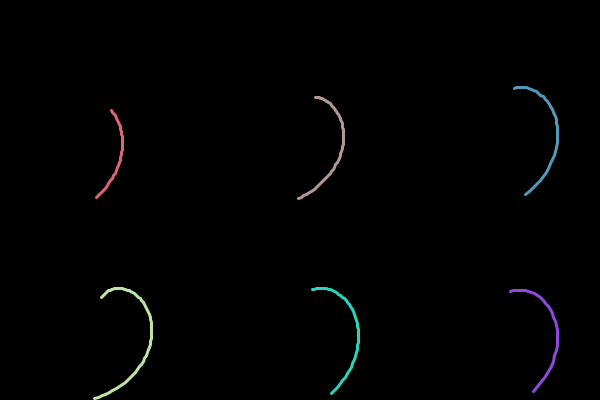
Frame 1 (no input)
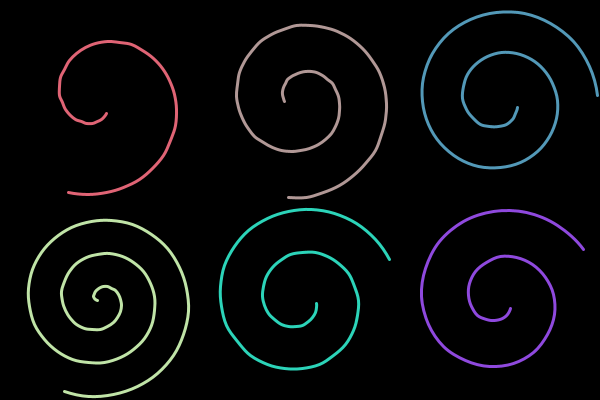
Frame 60 (the mouse pressed at the canvas centre just before this capture)
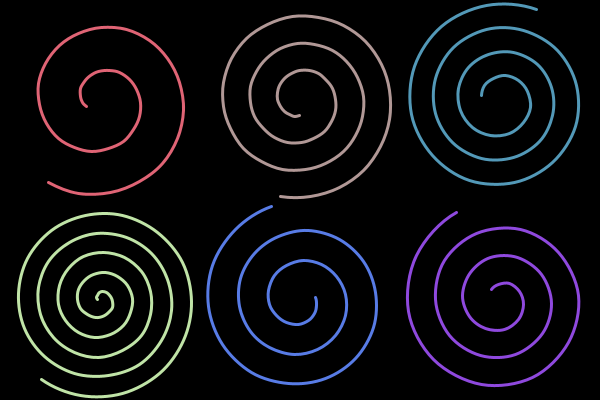
Frame 120 (the mouse held since frame 60 and released just before this capture)

The Processing sketch that drew these frames (run headless with seeded random() and noise(); from frame 60 on, the mouse is pressed at the canvas centre):

// Processing sketch: processing_1786
// ── processing_1786.pde

int the_scale = 100;
int num;
Woooo[] woooos;
void setup() 
{
  size(600, 400);
  smooth();
  noFill();
  strokeWeight(3);
  woooos = new Woooo[12];
  for (int count = 0; count < 12; count++) {
    woooos[count] = new Woooo();
  }
}
void mousePressed() {
    woooos[(mouseX/200)*2+mouseY/200] = new Woooo();
}
void draw() 
{
  background(0);
  translate(the_scale,the_scale);
  num = 0;
  for (int n_x = 0; n_x < 3; n_x++) {
    pushMatrix();
    for (int n_y = 0; n_y < 2; n_y++) {
      pushMatrix();
      woooos[num++].draw();
      popMatrix();
      translate(0,the_scale*2);
    }
    popMatrix();
    translate(the_scale*2,0);
  }
}
class Woooo {
  float twist, twist_amount, oscill, decrease, limiter, rotate_amount;
  color colo;
  Woooo() {
    decrease  = random(1,3);
    twist_amount = random(PI/2,PI);
    twist = random(PI*2);
    while(red(colo)+green(colo)+blue(colo) < 400) {
      colo = color(random(0,255),random(0,255),random(0,255));
    }
    rotate_amount  = random(-1,1);
    limiter  = random(the_scale/6);
    oscill  = random(1,2);
  }
  void draw() {
    rotate((rotate_amount*millis()/1000));
    stroke(colo);
    beginShape();
    twist = 0;
    for (float i = the_scale; i > limiter; i=i-decrease) {
      twist = twist + twist_amount*sin((oscill*millis()/20000));
      curveVertex(sin(twist)*i,cos(twist)*i);
    }
    endShape();
  }
}
